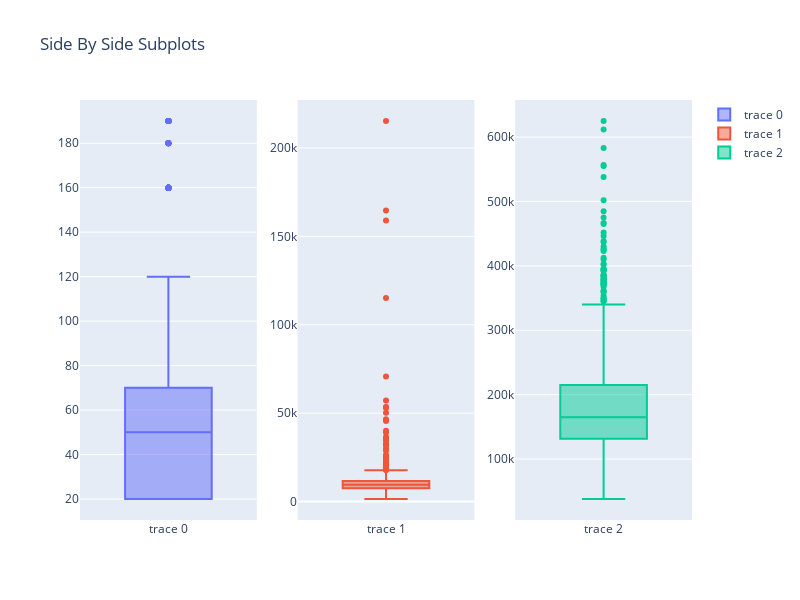

The notebook cell saved with this chart:
### Code cell
fig = make_subplots(rows=1, cols=3)
fig.add_trace(
    go.Box(y=X_train['ms_sub_class']),
    row=1, col=1
)

fig.add_trace(
    go.Box(y=X_train['lot_area']),
    row=1, col=2
)
fig.add_trace(
    go.Box(y=y_train),
    row=1, col=3
)

fig.update_layout(height=600, width=800, title_text="Side By Side Subplots")

fig.show()

### Figure 1 — Plotly figure (JSON) as saved in the notebook; plotly's stock layout.template omitted (floating-point values rounded to 4 significant figures; data arrays with more than 128 entries replaced by an {"elided": "..."} marker saying what was removed)
{"data": [{"type": "box", "xaxis": "x", "y": {"elided": "1168 int values"}, "yaxis": "y"}, {"type": "box", "xaxis": "x2", "y": {"elided": "1168 int values"}, "yaxis": "y2"}, {"type": "box", "xaxis": "x3", "y": {"elided": "1168 int values"}, "yaxis": "y3"}], "layout": {"height": 600, "title": {"text": "Side By Side Subplots"}, "width": 800, "xaxis": {"anchor": "y", "domain": [0, 0.2889]}, "xaxis2": {"anchor": "y2", "domain": [0.3556, 0.6444]}, "xaxis3": {"anchor": "y3", "domain": [0.7111, 1]}, "yaxis": {"anchor": "x", "domain": [0, 1]}, "yaxis2": {"anchor": "x2", "domain": [0, 1]}, "yaxis3": {"anchor": "x3", "domain": [0, 1]}}}
